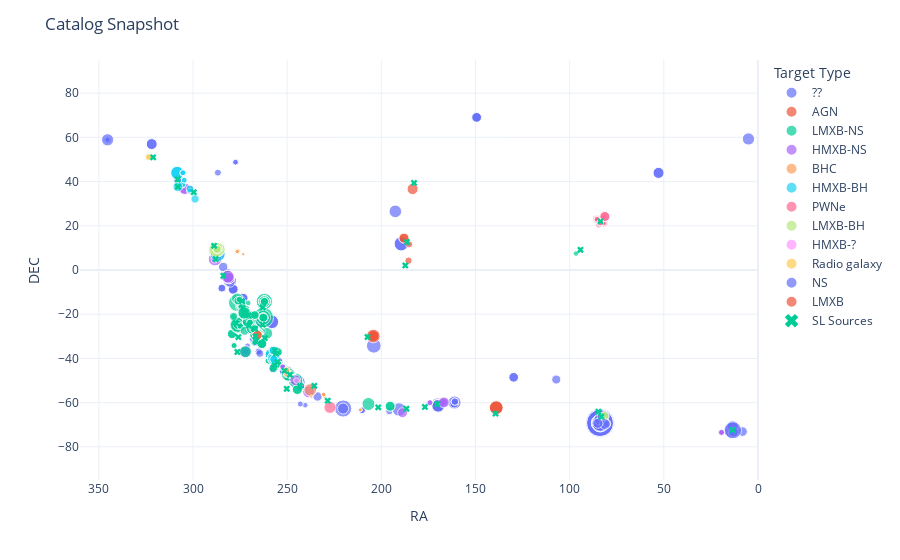

Write notebook code for a chart like this one.
### Code cell
import plotly.express as px
import plotly.io as pio


fig = px.scatter(df, x='RA', y='DEC'
                 ,size='Exposure (s)'
                  , hover_data=['SL Target', 'Primary Target', 'Exposure (s)', 'Notes']
                  ,color= 'Target Type')

fig.add_trace(go.Scatter(x=ra, y= dec,
                    mode='markers',
                    name='SL Sources',
                    text=names, marker_symbol='x'))




fig.update_layout(template='plotly_white')
fig.update_layout(title='Catalog Snapshot')

fig.update_layout(yaxis=dict(range=[-95,95]),xaxis=dict(range=[360, 0]))

fig.show()

pio.write_html(fig, file='straycat_radec.html')

### Figure 1 — Plotly figure (JSON) as saved in the notebook; plotly's stock layout.template omitted (floating-point values rounded to 4 significant figures; data arrays with more than 128 entries replaced by an {"elided": "..."} marker saying what was removed)
{"data": [{"customdata": {"elided": "291x4 mixed values"}, "hovertemplate": "Target Type=??<br>RA=%{x}<br>DEC=%{y}<br>Exposure (s)=%{customdata[2]}<br>SL Target=%{customdata[0]}<br>Primary Target=%{customdata[1]}<br>Notes=%{customdata[3]}<extra></extra>", "legendgroup": "??", "marker": {"color": "#636efa", "size": {"elided": "291 float values"}, "sizemode": "area", "sizeref": 1182.0, "symbol": "circle"}, "mode": "markers", "name": "??", "orientation": "v", "showlegend": true, "type": "scatter", "visible": true, "x": {"elided": "291 float values"}, "xaxis": "x", "y": {"elided": "291 float values"}, "yaxis": "y"}, {"customdata": [["2MASX J09172716-6456271", "IRAS_09149m6206", 110899, "SL on both"], ["2MASX J09172716-6456271", "IRAS_09149m6206", 110899, "SL in both"], ["2MASX J09172716-6456271", "IRAS_09149m6206", 112121, "SL in both"], ["3C 273", "J1222p0403", 32221, "SL in both"], ["IC 4329A", "M83", 42270.0, "Faint SL edge on both FPMs"], ["IC 4329A", "M83", 42270.0, "Faint SL on both"], ["IC 4329A", "M83", 80310.0, "Faint SL edge on both FPMs"], ["IC 4329A", "M83", 43210.0, "Faint SL on both"], ["IC 4329A", "M83", 43210.0, "Faint SL on both"], ["IC 4329A", "M83", 81120.0, "Faint SL on A"], ["IC 4329A", "M83", 70650.0, "SL in both"], ["IC 4329A", "M83", 110469, "SL on both A and B"], ["NGC 4151", "NGC_4190_ULX1", 73340.0, "Faint SL on B"], ["NGC 4388", "NGC_4501", 62770.0, "Faint, if present?"], ["NGC 4388", "NGC_4501", 58530.0, "Definite weak SL on A"], ["NGC 4388", "SDSSJ1221p1137", 29850.0, "Faint, if present?"]], "hovertemplate": "Target Type=AGN<br>RA=%{x}<br>DEC=%{y}<br>Exposure (s)=%{customdata[2]}<br>SL Target=%{customdata[0]}<br>Primary Target=%{customdata[1]}<br>Notes=%{customdata[3]}<extra></extra>", "legendgroup": "AGN", "marker": {"color": "#EF553B", "size": [110899, 110899, 112121, 32221, 42270.0, 42270.0, 80310.0, 43210.0, 43210.0, 81120.0, 70650.0, 110469, 73340.0, 62770.0, 58530.0, 29850.0], "sizemode": "area", "sizeref": 1182.0, "symbol": "circle"}, "mode": "markers", "name": "AGN", "orientation": "v", "showlegend": true, "type": "scatter", "x": [139.0, 139.0, 139.0, 185.6, 204.2, 204.2, 204.2, 204.2, 204.2, 204.3, 204.2, 204.2, 183.4, 188.0, 188.0, 185.2], "xaxis": "x", "y": [-62.31, -62.31, -62.28, 4.212, -29.87, -29.87, -29.87, -29.87, -29.87, -29.85, -29.88, -29.88, 36.62, 14.44, 14.41, 11.61], "yaxis": "y"}, {"customdata": {"elided": "231x4 mixed values"}, "hovertemplate": "Target Type=LMXB-NS<br>RA=%{x}<br>DEC=%{y}<br>Exposure (s)=%{customdata[2]}<br>SL Target=%{customdata[0]}<br>Primary Target=%{customdata[1]}<br>Notes=%{customdata[3]}<extra></extra>", "legendgroup": "LMXB-NS", "marker": {"color": "#00cc96", "size": {"elided": "231 float values"}, "sizemode": "area", "sizeref": 1182.0, "symbol": "circle"}, "mode": "markers", "name": "LMXB-NS", "orientation": "v", "showlegend": true, "type": "scatter", "x": {"elided": "231 float values"}, "xaxis": "x", "y": {"elided": "231 float values"}, "yaxis": "y"}, {"customdata": [["4U 1538-522", "1E_1547d0m5408", 83390.0, "Strong SL in both, second source."], ["4U 1538-522", "1E_1547d0m5408", 83390.0, "Strong SL in both"], ["4U 1538-522", "1E_1547d0m5408", 90470.0, "SL in both"], ["4U 1538-522", "1E_1547d0m5408", 90470.0, "Strong SL in both (Check A)"], ["4U 1538-522", "SNR_G327d1m1d1", 84760.0, "Corner SL on B"], ["Cen X-3", "HD96670", 31290.0, "Strong on A only"], ["Cen X-3", "HD96670", 50250.0, "Strong SL"], ["Cen X-3", "HD96670", 70450.0, "Strong SL"], ["Cen X-3", "IGRJ11366m6002", 21566, "Strong SL"], ["Cen X-3", "IGRJ11366m6002", 21566, "Strong SL"], ["EXO 2030+375", "Sh2_104_TeV", 76580.0, "Edge of FoV on both, strong"], ["EXO 2030+375", "Sh2_104_TeV", 76580.0, "Edge SL in both"], ["GX 301-2", "RT_Cru", 58220.0, "Strong SL source"], ["IGR 16320-4751", "PSR_J1622m4950", 69670.0, "SL on both, overlaping, but one strong one?"], ["OAO 1657-415", "IGR_J16493m4348", 21560.0, "Multiple sources"], ["OAO 1657-415", "IGR_J16493m4348", 21560.0, "Multiple SL sources"], ["OAO 1657-415", "4U_1702m43", 21700.0, "Weak SL in B"], ["OAO 1657-415", "G346d6m0d2", 62780.0, "Multiple"], ["RX J0053.8-7226", "SMC_X1", 22460.0, "Faint SL"], ["RX J0053.8-7226", "SMC_X1", 22460.0, "Faint SL on both"], ["RX J0053.8-7226", "SMC_X1", 21140.0, "Weak SL on B"], ["X1908+075", "SS433", 26730.0, "SL on B"], ["X1908+075", "4U_1907p09", 78860.0, "Weak SL (strong on B)"], ["X1908+075", "4U_1907p09", 78860.0, "Strong SL (weak in A)"], ["X1908+075", "W50_inner_east_lobe", 109419, "Exended + SL"], ["X1908+075", "W50_background", 32360.0, "Faint, if present?"], ["X1908+075", "XTE_J1859p083", 19840.0, "Faint SL"], ["XTE J1855-026", "Swift_J1843d5m0343", 75610.0, "Weak SL, second source present"], ["XTE J1855-026", "Swift_J1843d5m0343", 75610.0, "Weak edge SL in both"], ["XTE J1855-026", "KES_75", 95270.0, "Weak SL on both?"]], "hovertemplate": "Target Type=HMXB-NS<br>RA=%{x}<br>DEC=%{y}<br>Exposure (s)=%{customdata[2]}<br>SL Target=%{customdata[0]}<br>Primary Target=%{customdata[1]}<br>Notes=%{customdata[3]}<extra></extra>", "legendgroup": "HMXB-NS", "marker": {"color": "#ab63fa", "size": [83390.0, 83390.0, 90470.0, 90470.0, 84760.0, 31290.0, 50250.0, 70450.0, 21566, 21566, 76580.0, 76580.0, 58220.0, 69670.0, 21560.0, 21560.0, 21700.0, 62780.0, 22460.0, 22460.0, 21140.0, 26730.0, 78860.0, 78860.0, 109419, 32360.0, 19840.0, 75610.0, 75610.0, 95270.0], "sizemode": "area", "sizeref": 1182.0, "symbol": "circle"}, "mode": "markers", "name": "HMXB-NS", "orientation": "v", "showlegend": true, "type": "scatter", "x": [237.8, 237.8, 237.8, 237.8, 238.6, 166.9, 166.8, 166.8, 174.2, 174.2, 304.4, 304.4, 188.8, 245.7, 252.3, 252.3, 256.5, 257.6, 19.38, 19.38, 19.38, 287.9, 287.4, 287.4, 288.3, 288.4, 284.8, 280.9, 280.9, 281.6], "xaxis": "x", "y": [-54.3, -54.3, -54.28, -54.28, -55.1, -59.89, -59.9, -59.9, -60.01, -60.01, 36.78, 36.78, -64.54, -49.85, -43.84, -43.84, -43.05, -40.2, -73.44, -73.44, -73.45, 4.963, 9.824, 9.824, 4.951, 4.773, 8.274, -3.685, -3.685, -3.0], "yaxis": "y"}, {"customdata": {"elided": "35x4 mixed values"}, "hovertemplate": "Target Type=BHC<br>RA=%{x}<br>DEC=%{y}<br>Exposure (s)=%{customdata[2]}<br>SL Target=%{customdata[0]}<br>Primary Target=%{customdata[1]}<br>Notes=%{customdata[3]}<extra></extra>", "legendgroup": "BHC", "marker": {"color": "#FFA15A", "size": [32510.0, 32090.0, 19850.0, 31020.0, 55530.0, 53380.0, 4652.0, 4652.0, 9370.0, 9370.0, 6181.0, 6181.0, 6140.0, 6140.0, 9528.0, 9528.0, 12890.0, 12890.0, 5655.0, 6721.0, 10140.0, 10140.0, 9773.0, 9773.0, 6051.0, 6051.0, 2850.0, 2850.0, 2810.0, 2810.0, 2866.0, 2866.0, 11417, 11417, 90470.0], "sizemode": "area", "sizeref": 1182.0, "symbol": "circle"}, "mode": "markers", "name": "BHC", "orientation": "v", "showlegend": true, "type": "scatter", "x": [250.2, 250.2, 250.4, 250.4, 265.8, 265.8, 211.2, 211.2, 211.2, 211.2, 230.4, 230.4, 230.4, 230.4, 230.6, 230.6, 230.6, 230.6, 237.2, 237.2, 276.4, 276.4, 276.0, 276.0, 273.3, 273.3, 276.8, 276.8, 276.8, 276.8, 276.8, 276.8, 276.5, 276.5, 237.8], "xaxis": "x", "y": [-46.5, -46.51, -45.56, -45.56, -29.46, -29.48, -63.28, -63.28, -63.28, -63.28, -57.22, -57.22, -57.24, -57.24, -56.31, -56.31, -56.31, -56.31, -57.21, -57.21, 8.565, 8.565, 8.773, 8.773, 7.186, 7.186, 7.97, 7.97, 7.97, 7.97, 7.973, 7.973, 8.377, 8.377, -54.28], "yaxis": "y"}, {"customdata": {"elided": "33x4 mixed values"}, "hovertemplate": "Target Type=HMXB-BH<br>RA=%{x}<br>DEC=%{y}<br>Exposure (s)=%{customdata[2]}<br>SL Target=%{customdata[0]}<br>Primary Target=%{customdata[1]}<br>Notes=%{customdata[3]}<extra></extra>", "legendgroup": "HMXB-BH", "marker": {"color": "#19d3f3", "size": [81270.0, 81270.0, 93500.0, 49600.0, 57360.0, 57360.0, 62780.0, 43290.0, 48390.0, 39110.0, 41330.0, 41330.0, 20100.0, 20100.0, 35680.0, 40790.0, 105106, 105106, 98630.0, 20020.0, 20020.0, 19310.0, 21836, 23760.0, 19460.0, 28000.0, 28000.0, 20970.0, 20970.0, 21100.0, 21100.0, 56741, 132005], "sizemode": "area", "sizeref": 1182.0, "symbol": "circle"}, "mode": "markers", "name": "HMXB-BH", "orientation": "v", "showlegend": true, "type": "scatter", "x": [258.6, 258.6, 257.2, 257.9, 257.9, 257.9, 257.6, 257.3, 257.3, 257.3, 257.0, 257.0, 301.8, 301.8, 301.6, 298.9, 308.4, 308.4, 308.4, 305.1, 305.1, 305.1, 305.1, 305.1, 305.1, 305.6, 305.6, 304.7, 304.7, 305.4, 305.4, 308.0, 286.9], "xaxis": "x", "y": [-38.16, -38.16, -40.18, -39.52, -39.57, -39.57, -40.2, -36.39, -36.39, -36.38, -40.4, -40.4, 35.69, 35.69, 36.7, 32.13, 43.97, 43.97, 43.97, 43.87, 43.87, 43.89, 43.83, 43.84, 43.83, 38.67, 38.67, 40.65, 40.65, 43.99, 43.99, 37.65, 7.21], "yaxis": "y"}, {"customdata": {"elided": "61x4 mixed values"}, "hovertemplate": "Target Type=PWNe<br>RA=%{x}<br>DEC=%{y}<br>Exposure (s)=%{customdata[2]}<br>SL Target=%{customdata[0]}<br>Primary Target=%{customdata[1]}<br>Notes=%{customdata[3]}<extra></extra>", "legendgroup": "PWNe", "marker": {"color": "#FF6692", "size": [21070.0, 21070.0, 20090.0, 22830.0, 20890.0, 21776, 20173, 20173, 19240.0, 19240.0, 1910.0, 1910.0, 18390.0, 18390.0, 20730.0, 20730.0, 19750.0, 19750.0, 19280.0, 19280.0, 20850.0, 20850.0, 20090.0, 20090.0, 23463, 23463, 32600.0, 32600.0, 39450.0, 39450.0, 29094, 29094, 28706, 28706, 4411.0, 4417.0, 19230.0, 19230.0, 20360.0, 20360.0, 32410.0, 32410.0, 14760.0, 14760.0, 58790.0, 58790.0, 10130.0, 10130.0, 18920.0, 18920.0, 7257.0, 7257.0, 18770.0, 18770.0, 21000.0, 21000.0, 18850.0, 18850.0, 21480.0, 21480.0, 86360.0], "sizemode": "area", "sizeref": 1182.0, "symbol": "circle"}, "mode": "markers", "name": "PWNe", "orientation": "v", "showlegend": true, "type": "scatter", "x": [85.33, 85.33, 81.93, 82.83, 84.63, 84.52, 81.85, 81.85, 81.78, 81.78, 85.43, 85.43, 85.44, 85.44, 85.43, 85.43, 85.42, 85.42, 81.85, 81.85, 81.84, 81.84, 81.84, 81.84, 85.44, 85.44, 85.44, 85.44, 85.44, 85.44, 81.84, 81.84, 81.83, 81.83, 85.53, 84.52, 85.45, 85.45, 85.45, 85.45, 81.86, 81.86, 81.86, 81.86, 81.32, 81.32, 83.6, 83.6, 83.59, 83.59, 83.6, 83.6, 83.6, 83.6, 83.6, 83.6, 83.6, 83.6, 83.6, 83.6, 227.3], "xaxis": "x", "y": [22.81, 22.81, 21.2, 23.4, 23.33, 20.32, 21.13, 21.13, 21.12, 21.12, 22.92, 22.92, 22.91, 22.91, 22.9, 22.9, 22.91, 22.91, 21.12, 21.12, 21.13, 21.13, 21.13, 21.13, 22.91, 22.91, 22.91, 22.91, 22.91, 22.91, 21.11, 21.11, 21.12, 21.12, 23.01, 20.31, 22.92, 22.92, 22.92, 22.92, 21.12, 21.12, 21.13, 21.13, 24.19, 24.19, 21.89, 21.89, 21.84, 21.84, 21.75, 21.75, 21.67, 21.67, 21.59, 21.59, 21.5, 21.5, 21.42, 21.42, -62.14], "yaxis": "y"}, {"customdata": [["GRS 1915+105", "4U_1909p07", 41340.0, "Corner of FoV"], ["GRS 1915+105", "SGR_1900p14", 122617, "Single"], ["GRS 1915+105", "SGR_1900p14", 122617, "Single, both FPMs"], ["GRS 1915+105", "4U_1907p09", 78860.0, "Strong SL (weak in A)"], ["GRS 1915+105", "W49B", 125634, "Single"], ["GRS 1915+105", "XTEJ1908p094", 45150.0, "Single source"], ["GRS 1915+105", "XTEJ1908p094", 45150.0, "Strong SL"], ["GRS 1915+105", "XTE_J1908p094", 40800.0, "Strong SL"], ["LMC X-3", "SGR_0526m66", 47030.0, "SL in both"], ["LMC X-3", "SGR_0526m66", 47030.0, "LMC sources"]], "hovertemplate": "Target Type=LMXB-BH<br>RA=%{x}<br>DEC=%{y}<br>Exposure (s)=%{customdata[2]}<br>SL Target=%{customdata[0]}<br>Primary Target=%{customdata[1]}<br>Notes=%{customdata[3]}<extra></extra>", "legendgroup": "LMXB-BH", "marker": {"color": "#B6E880", "size": [41340.0, 122617, 122617, 78860.0, 125634, 45150.0, 45150.0, 40800.0, 47030.0, 47030.0], "sizemode": "area", "sizeref": 1182.0, "symbol": "circle"}, "mode": "markers", "name": "LMXB-BH", "orientation": "v", "showlegend": true, "type": "scatter", "x": [287.7, 286.8, 286.8, 287.4, 287.8, 287.2, 287.2, 287.2, 81.5, 81.5], "xaxis": "x", "y": [7.614, 9.308, 9.308, 9.824, 9.17, 9.331, 9.331, 9.415, -66.1, -66.1], "yaxis": "y"}, {"customdata": [["IGR J16318-4848?", "MAXI_J1621m501", 19460.0, "Strong source +FPMB SL"]], "hovertemplate": "Target Type=HMXB-?<br>RA=%{x}<br>DEC=%{y}<br>Exposure (s)=%{customdata[2]}<br>SL Target=%{customdata[0]}<br>Primary Target=%{customdata[1]}<br>Notes=%{customdata[3]}<extra></extra>", "legendgroup": "HMXB-?", "marker": {"color": "#FF97FF", "size": [19460.0], "sizemode": "area", "sizeref": 1182.0, "symbol": "circle"}, "mode": "markers", "name": "HMXB-?", "orientation": "v", "showlegend": true, "type": "scatter", "x": [245.0], "xaxis": "x", "y": [-50.02], "yaxis": "y"}, {"customdata": [["IGR J21247+5058", "1RXS_J21334d1p510725", 26200.0, "Second source + faint SL on B"], ["IGR J21247+5058", "1RXS_J21334d1p510725", 26200.0, "Second source + SL?"]], "hovertemplate": "Target Type=Radio galaxy<br>RA=%{x}<br>DEC=%{y}<br>Exposure (s)=%{customdata[2]}<br>SL Target=%{customdata[0]}<br>Primary Target=%{customdata[1]}<br>Notes=%{customdata[3]}<extra></extra>", "legendgroup": "Radio galaxy", "marker": {"color": "#FECB52", "size": [26200.0, 26200.0], "sizemode": "area", "sizeref": 1182.0, "symbol": "circle"}, "mode": "markers", "name": "Radio galaxy", "orientation": "v", "showlegend": true, "type": "scatter", "x": [323.5, 323.5], "xaxis": "x", "y": [51.11, 51.11], "yaxis": "y"}, {"customdata": [["LMC X-4", "N132D", 69000.0, "LMC sources, strong on B"], ["LMC X-4", "PSR_B0540m69", 59299, "Multiple SL in both (LMC sources)"]], "hovertemplate": "Target Type=NS<br>RA=%{x}<br>DEC=%{y}<br>Exposure (s)=%{customdata[2]}<br>SL Target=%{customdata[0]}<br>Primary Target=%{customdata[1]}<br>Notes=%{customdata[3]}<extra></extra>", "legendgroup": "NS", "marker": {"color": "#636efa", "size": [69000.0, 59299], "sizemode": "area", "sizeref": 1182.0, "symbol": "circle"}, "mode": "markers", "name": "NS", "orientation": "v", "showlegend": true, "type": "scatter", "x": [81.31, 84.99], "xaxis": "x", "y": [-69.67, -69.32], "yaxis": "y"}, {"customdata": [["SLX 1735-259", "GCR_Block_B1", 55530.0, "Multiple, strong SL"]], "hovertemplate": "Target Type=LMXB<br>RA=%{x}<br>DEC=%{y}<br>Exposure (s)=%{customdata[2]}<br>SL Target=%{customdata[0]}<br>Primary Target=%{customdata[1]}<br>Notes=%{customdata[3]}<extra></extra>", "legendgroup": "LMXB", "marker": {"color": "#EF553B", "size": [55530.0], "sizemode": "area", "sizeref": 1182.0, "symbol": "circle"}, "mode": "markers", "name": "LMXB", "orientation": "v", "showlegend": true, "type": "scatter", "x": [265.8], "xaxis": "x", "y": [-29.46], "yaxis": "y"}, {"marker": {"symbol": "x"}, "mode": "markers", "name": "SL Sources", "text": ["2MASX J09172716-6456271", "3C 273", "4U 0614+091", "4U 1323-619", "4U 1538-522", "4U 1608-522", "4U 1630-47", "4U 1636-536", "4U 1700-377", "4U 1702-429", "4U 1705-44", "4U 1724-30", "4U 1820-303", "4U 1822-371", "1E 1145.1-6141", "Cen X-3", "Crab", "Cyg X-1", "Cyg X-3", "EXO 2030+375", "GRS 1915+105", "GS 1826-24", "GX 1+4", "GX 13+1", "GX 17+2", "GX 3+1", "GX 301-2", "GX 340+0", "GX 349+2", "GX 5-1", "GX 9+1", "GX 9+9", "IC 4329A", "IGR J17464-3213", "IGR J21247+5058", "LMC X-3", "LMC X-4", "NGC 4151", "NGC 4388", "OAO 1657-415", "PSR 1509-58", "RX J0053.8-7226", "SLX 1744-299", "SS 433", "XTE J1855-026"], "type": "scatter", "x": [139.4, 187.3, 94.28, 201.7, 235.6, 243.2, 248.5, 250.2, 256.0, 256.6, 257.2, 261.9, 275.9, 276.4, 176.9, 170.3, 83.63, 299.6, 308.1, 308.1, 288.8, 277.4, 263.0, 273.6, 274.0, 267.0, 186.7, 251.4, 256.4, 270.3, 270.4, 262.9, 207.3, 266.6, 321.2, 84.74, 83.21, 182.6, 186.4, 255.2, 228.5, 13.48, 266.9, 288.0, 283.9], "y": [-64.94, 2.052, 9.137, -62.14, -52.39, -52.42, -47.39, -53.75, -37.84, -43.04, -44.1, -30.8, -30.36, -37.11, -61.95, -60.62, 22.01, 35.2, 40.96, 37.64, 10.95, -23.8, -24.75, -17.16, -14.04, -26.56, -62.77, -45.61, -36.42, -25.08, -20.53, -16.96, -30.31, -32.23, 50.97, -64.08, -66.37, 39.41, 12.66, -41.66, -59.14, -72.45, -30.0, 4.983, -2.605]}], "layout": {"autosize": true, "legend": {"itemsizing": "constant", "title": {"text": "Target Type"}, "tracegroupgap": 0}, "margin": {"t": 60}, "title": {"text": "Catalog Snapshot"}, "xaxis": {"anchor": "y", "autorange": false, "domain": [0, 1], "range": [360, 0], "showspikes": false, "title": {"text": "RA"}, "type": "linear"}, "yaxis": {"anchor": "x", "autorange": false, "domain": [0, 1], "range": [-95, 95], "showspikes": false, "title": {"text": "DEC"}, "type": "linear"}}}
